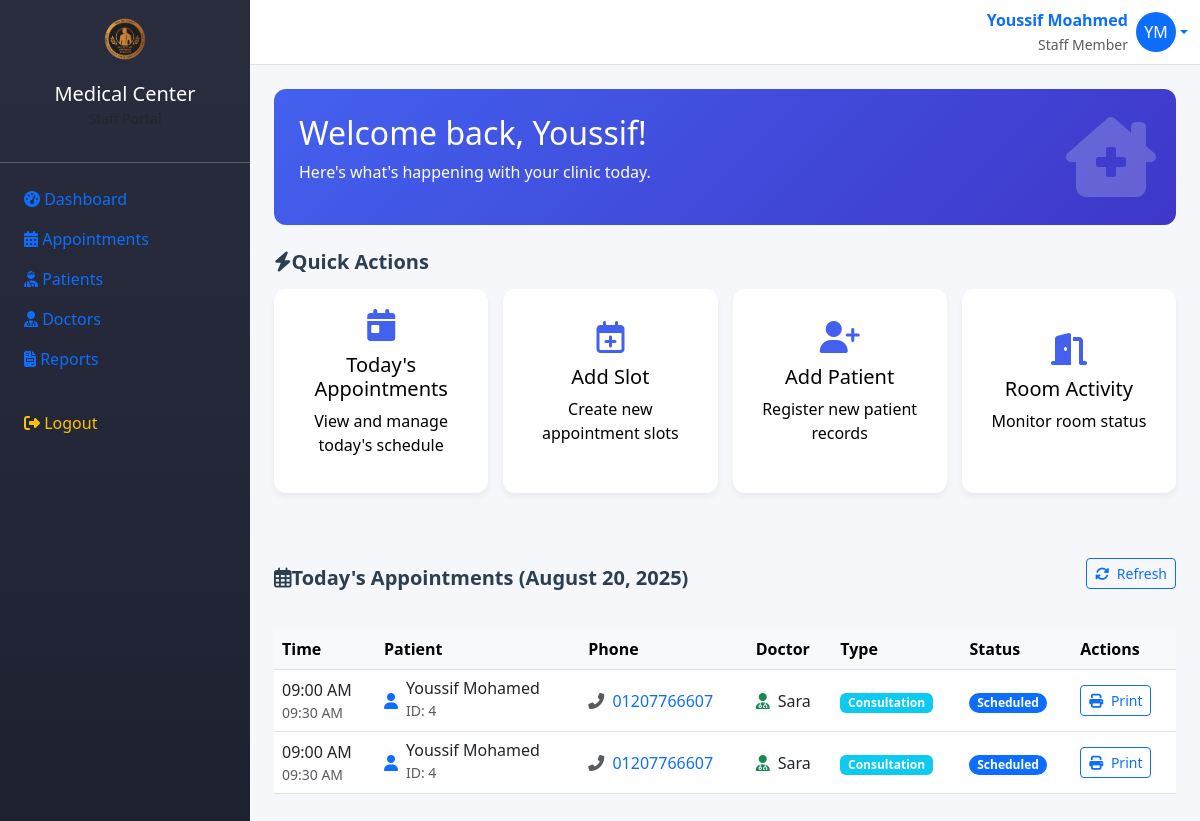
The app's page /View/staff_dashboard.php (signed in), older data.
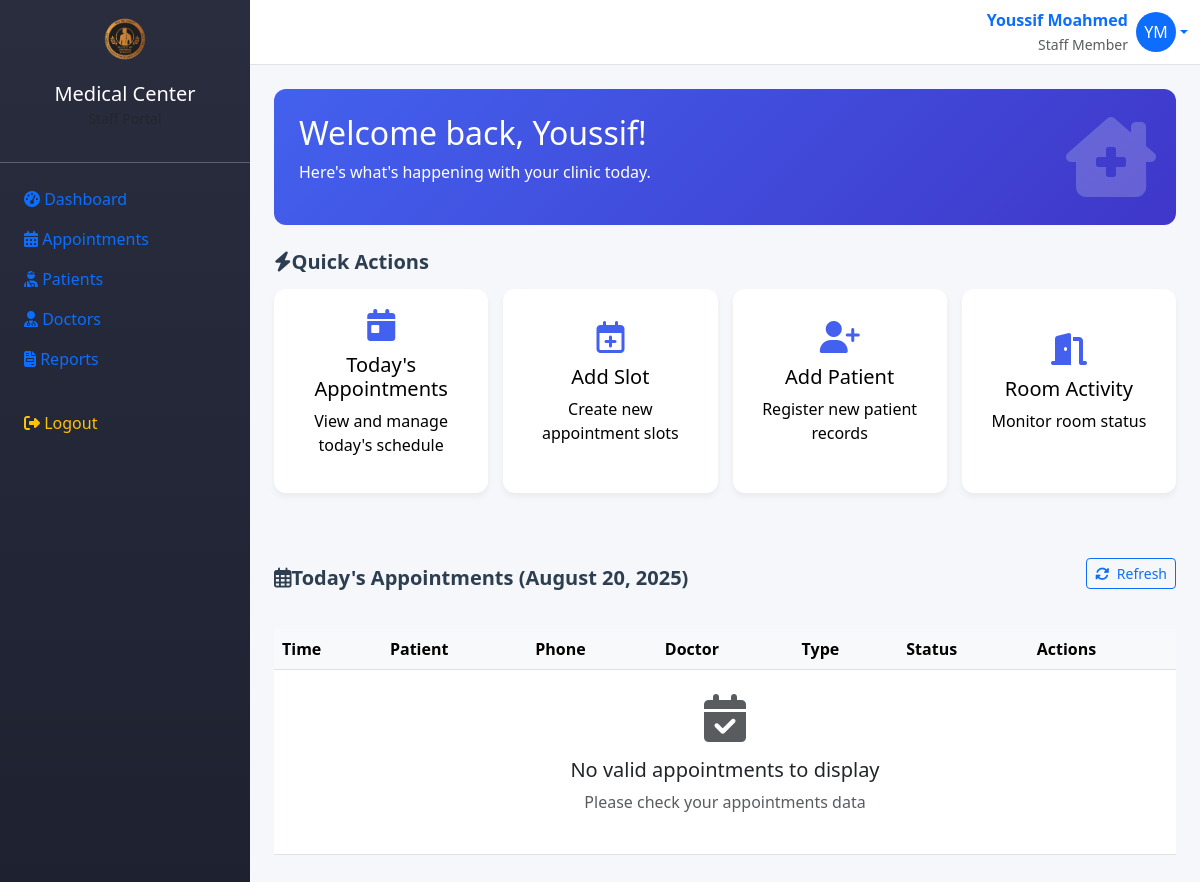
The same page, newer data.
### tables this page shows
CREATE TABLE IF NOT EXISTS `appointment` (
  `id` int NOT NULL AUTO_INCREMENT,
  `patient_id` int NOT NULL,
  `doctor_id` int NOT NULL,
  `visit_type` enum('Consultation','Follow-up','Emergency','Check-up') DEFAULT 'Consultation',
  `location` varchar(255) DEFAULT NULL,
  `notes` text,
  `status` enum('Scheduled','Cancelled','Completed') DEFAULT 'Scheduled',
  `created_at` timestamp NOT NULL DEFAULT CURRENT_TIMESTAMP,
  `day_of_week` varchar(20) DEFAULT NULL,
  `appointment_time` time DEFAULT NULL,
  PRIMARY KEY (`id`),
  KEY `patient_id` (`patient_id`),
  KEY `doctor_id` (`doctor_id`)
);

### View/staff_dashboard.php (the view, shortened to what the rows shown need)
<?php
require_once __DIR__ . '/../Controller/StaffController.php';
require_once __DIR__ . '/../Model/Database.php';
$staffController = new StaffController();
$staffData = $_SESSION['user'];
try {
    $today = date('Y-m-d');
    $todayAppointments = $staffController->getAppointmentsByDate($today);
    if (empty($todayAppointments)) {
        $testAppointment = [
            'appointment_id' => 'TEST-001',
            'patient_name' => 'John Doe',
            'phone' => '123-456-7890',
            'doctor_name' => 'Dr. Jane Smith',
            'appointment_type' => 'Test Appointment',
            'status' => 'Scheduled',
            'appointment_time' => '10:00 AM'
        ];
        $todayAppointments[] = $testAppointment;
    }
} catch (Exception $e) {
    $todayAppointments = [];
    $error = "Error loading appointments: " . $e->getMessage();
    error_log($error);
    echo '<div class="alert alert-danger">' . htmlspecialchars($error) . '</div>';
}
?>
<!DOCTYPE html>
<html lang="en">
<head>
    <link href="https://cdn.jsdelivr.net/npm/bootstrap@5.3.0/dist/css/bootstrap.min.css" rel="stylesheet">
    <link href="https://cdn.jsdelivr.net/npm/bootstrap-icons@1.10.0/font/bootstrap-icons.css" rel="stylesheet">
    <link rel="stylesheet" href="https://cdnjs.cloudflare.com/ajax/libs/font-awesome/6.4.0/css/all.min.css">
    <link rel="stylesheet" href="https://cdn.jsdelivr.net/npm/flatpickr/dist/flatpickr.min.css">
</head>
<body>
    <div class="d-flex">
        <div class="flex-grow-1 d-flex flex-column" style="min-height: 100vh;">
            <main class="p-4">
                <div class="welcome-card">
                    <h2>Welcome back, <?php echo htmlspecialchars($staffData['first_name']); ?>!</h2>
                </div>
                <div id="today-appointments" class="mt-5">
                    <div class="table-responsive">
                        <table class="table table-hover">
                            <thead class="table-light">
                                <tr>
                                    <th>Time</th>
                                    <th>Patient</th>
                                    <th>Phone</th>
                                    <th>Doctor</th>
                                    <th>Type</th>
                                    <th>Status</th>
                                    <th>Actions</th>
                                </tr>
                            </thead>
                            <tbody id="appointments-list">
                                <?php if (empty($todayAppointments)): ?>
                                    <tr>
                                        <td colspan="7" class="text-center py-4">
                                            <i class="fas fa-calendar-check fa-3x text-muted mb-3 d-block"></i>
                                            <h5>No appointments scheduled for today</h5>
                                            <p class="text-muted">All caught up for now!</p>
                                        </td>
                                    </tr>
                                <?php else: ?>
                                    <?php
                                    $validAppointments = array_filter($todayAppointments, function($appt) {
                                        return !empty($appt['start_time']) && !empty($appt['end_time']) &&
                                               !empty($appt['patient']) && is_array($appt['patient']) &&
                                               !empty($appt['doctor']) && is_array($appt['doctor']);
                                    });
                                    if (empty($validAppointments)): ?>
                                        <tr>
                                            <td colspan="7" class="text-center py-4">
                                                <i class="fas fa-calendar-check fa-3x text-muted mb-3 d-block"></i>
                                                <h5>No valid appointments to display</h5>
                                                <p class="text-muted">Please check your appointments data</p>
                                            </td>
                                        </tr>
                                    <?php else: ?>
                                        <?php foreach ($validAppointments as $appointment):
                                        $startTime = !empty($appointment['start_time']) ? new DateTime($appointment['start_time']) : null;
                                        $endTime = !empty($appointment['end_time']) ? new DateTime($appointment['end_time']) : null;
                                        $appointmentId = $appointment['id'] ?? 'N/A';
                                    ?>
                                        <tr data-appointment-id="<?php echo htmlspecialchars($appointmentId); ?>">
                                            <td class="align-middle">
                                                <div class="d-flex flex-column">
                                                    <span class="fw-medium"><?php echo $startTime ? $startTime->format('h:i A') : 'N/A'; ?></span>
                                                    <small class="text-muted"><?php echo $endTime ? $endTime->format('h:i A') : 'N/A'; ?></small>
                                                </div>
                                            </td>
                                            <td class="align-middle">
                                                <div class="d-flex align-items-center">
                                                    <div class="avatar-sm me-2">
                                                        <div class="avatar-title bg-light rounded-circle text-primary">
                                                            <i class="fas fa-user"></i>
                                                        </div>
                                                    </div>
                                                    <div>
                                                        <h6 class="mb-0"><?php echo htmlspecialchars($appointment['patient']['name'] ?? 'N/A'); ?></h6>
                                                        <small class="text-muted">ID: <?php echo htmlspecialchars($appointment['patient']['id'] ?? 'N/A'); ?></small>
                                                    </div>
                                                </div>
                                            </td>
                                            <td class="align-middle">
                                                <?php if (!empty($appointment['patient']['phone'])): ?>
                                                    <a href="tel:<?php echo htmlspecialchars($appointment['patient']['phone']); ?>" class="text-decoration-none">
                                                        <i class="fas fa-phone-alt me-1 text-muted"></i>
                                                        <?php echo htmlspecialchars($appointment['patient']['phone']); ?>
                                                    </a>
                                                <?php else: ?>
                                                    <span class="text-muted">N/A</span>
                                                <?php endif; ?>
                                            </td>
                                            <td class="align-middle">
                                                <div class="d-flex align-items-center">
                                                    <div class="avatar-sm me-2">
                                                        <div class="avatar-title bg-light rounded-circle text-success">
                                                            <i class="fas fa-user-md"></i>
                                                        </div>
                                                    </div>
                                                    <span><?php echo htmlspecialchars($appointment['doctor']['name'] ?? 'N/A'); ?></span>
                                                </div>
                                            </td>
                                            <td class="align-middle">
                                                <span class="badge bg-info">
                                                    <?php echo !empty($appointment['visit_type']) ? htmlspecialchars(ucfirst($appointment['visit_type'])) : 'N/A'; ?>
                                                </span>
                                            </td>
                                            <td class="align-middle">
                                                <span class="badge bg-<?php
                                                    echo $appointment['status'] === 'Completed' ? 'success' :
                                                         ($appointment['status'] === 'Cancelled' ? 'danger' : 'primary');
                                                ?> rounded-pill">
                                                    <?php echo htmlspecialchars($appointment['status']); ?>
                                                </span>
                                            </td>
                                            <td class="align-middle">
                                                <button class="btn btn-sm btn-outline-primary btn-print-receipt"
                                                        data-appointment-id="<?php echo $appointmentId; ?>"
                                                        data-patient-name="<?php echo htmlspecialchars($appointment['patient']['name'] ?? 'N/A'); ?>"
                                                        data-doctor-name="<?php echo htmlspecialchars($appointment['doctor']['name'] ?? 'N/A'); ?>"
                                                        data-date="<?php echo $startTime ? $startTime->format('F j, Y') : 'N/A'; ?>"
                                                        data-time="<?php
                                                            $timeStr = 'N/A';
                                                            if ($startTime && $endTime) {
                                                                $timeStr = $startTime->format('h:i A') . ' - ' . $endTime->format('h:i A');
                                                            }
                                                            echo $timeStr;
                                                        ?>"
                                                        data-visit-type="<?php echo !empty($appointment['visit_type']) ? htmlspecialchars(ucfirst($appointment['visit_type'])) : 'N/A'; ?>"
                                                        data-fee="<?php echo isset($appointment['fee']) ? htmlspecialchars($appointment['fee']) : '100.00'; ?>">
                                                    <i class="fas fa-print me-1"></i> Print
                                                </button>
                                            </td>
                                        </tr>
                                        <?php endforeach; ?>
                                    <?php endif; ?>
                                <?php endif; ?>
                            </tbody>
                        </table>
                    </div>
                </div>
                    </div>
    </div>

Row changes from the older to the newer data that the page shows:
removed appointment: appointment_time "09:00 AM", format "09:30 AM", name "Youssif Mohamed", id "4", phone "01207766607", name "Sara", visit_type "Consultation", status "Scheduled"
removed appointment: appointment_time "09:00 AM", format "09:30 AM", name "Youssif Mohamed", id "4", phone "01207766607", name "Sara", visit_type "Consultation", status "Scheduled"
Text that changed along with them:
text now shown: "No valid appointments to display Please check your appointments data"
